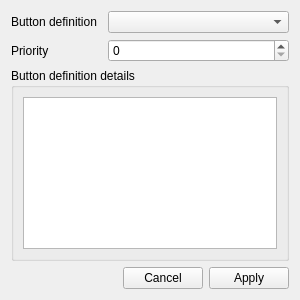
<?xml version="1.0" encoding="UTF-8"?>
<ui version="4.0">
 <class>ButtonDefinitionsWidget</class>
 <widget class="QWidget" name="ButtonDefinitionsWidget">
  <property name="geometry">
   <rect>
    <x>0</x>
    <y>0</y>
    <width>300</width>
    <height>300</height>
   </rect>
  </property>
  <property name="windowTitle">
   <string>Button definitions</string>
  </property>
  <layout class="QVBoxLayout" name="mainLayout">
   <item>
    <layout class="QGridLayout" name="definitionLayout" columnstretch="1,2">
     <item row="0" column="0">
      <widget class="QLabel" name="definitionLabel">
       <property name="text">
        <string>Button definition</string>
       </property>
      </widget>
     </item>
     <item row="0" column="1">
      <widget class="QComboBox" name="definitionComboBox"/>
     </item>
     <item row="1" column="0">
      <widget class="QLabel" name="priorityLabel">
       <property name="text">
        <string>Priority</string>
       </property>
      </widget>
     </item>
     <item row="1" column="1">
      <widget class="QSpinBox" name="prioritySpinBox"/>
     </item>
    </layout>
   </item>
   <item>
    <widget class="QGroupBox" name="buttonDefinitionDetailsGroupBox">
     <property name="title">
      <string>Button definition details</string>
     </property>
     <layout class="QVBoxLayout" name="buttonDefinitionDetailsLayout">
      <item>
       <widget class="QListWidget" name="buttonDefinitionDetailsListWidget"/>
      </item>
     </layout>
    </widget>
   </item>
   <item>
    <widget class="QDialogButtonBox" name="mainButtonBox">
     <property name="standardButtons">
      <set>QDialogButtonBox::Apply|QDialogButtonBox::Cancel</set>
     </property>
    </widget>
   </item>
  </layout>
 </widget>
 <resources/>
 <connections/>
</ui>
